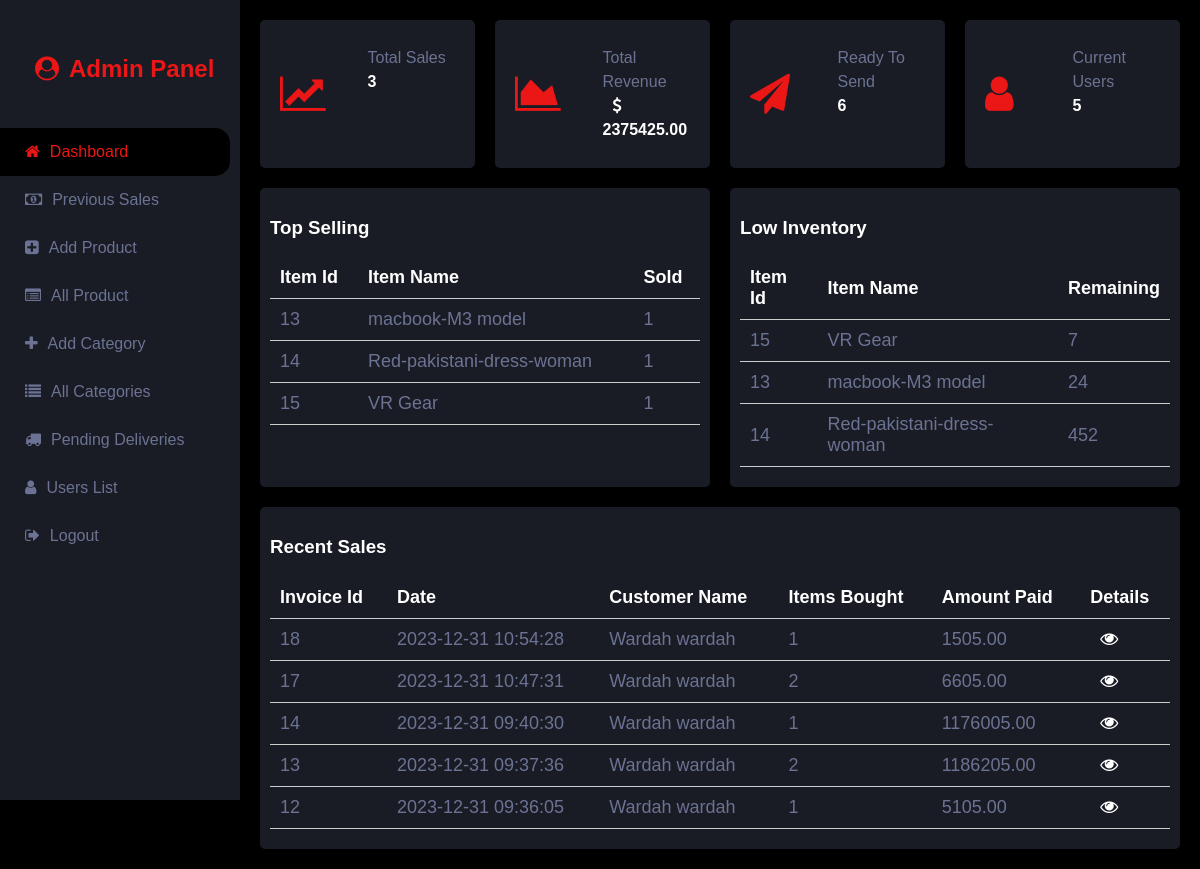
The app's page /Ecommerce_LoveItBuyIt_Webapge_CODE/admin/dashboard.php (signed in) with its own data.
### tables this page shows
CREATE TABLE IF NOT EXISTS `product` (
  `product_id` int NOT NULL AUTO_INCREMENT,
  `product_name` varchar(100) NOT NULL,
  `category_id` int DEFAULT NULL,
  `inventory` int DEFAULT '0',
  `price` decimal(10,2) NOT NULL,
  `product_description` text NOT NULL,
  `image1` blob NOT NULL,
  `image2` blob NOT NULL,
  `image3` blob NOT NULL,
  `discount` decimal(4,2) DEFAULT '0.00',
  `time_arrival` timestamp NULL DEFAULT CURRENT_TIMESTAMP,
  `sold` int DEFAULT '0',
  `disabled` tinyint(1) NOT NULL DEFAULT '0',
  PRIMARY KEY (`product_id`),
  KEY `category_id_type1` (`category_id`)
);

CREATE TABLE IF NOT EXISTS `order_cust` (
  `order_id` int NOT NULL AUTO_INCREMENT,
  `cust_id` int DEFAULT NULL,
  `date_time` datetime DEFAULT NULL,
  `no_of_products` int DEFAULT NULL,
  `completed` tinyint(1) DEFAULT NULL,
  `price_total` decimal(10,2) DEFAULT NULL,
  PRIMARY KEY (`order_id`),
  KEY `cust_id` (`cust_id`)
);

### Ecommerce_LoveItBuyIt_Webapge_CODE/admin/dashboard.php (the view, shortened to what this page needs)
<?php
  include("includeDB.php");
?>
<!DOCTYPE html>
<html lang="en">
<head>
    <link rel="stylesheet" href="styles.css" />
    <link rel="stylesheet" href="https://cdnjs.cloudflare.com/ajax/libs/font-awesome/4.7.0/css/font-awesome.min.css">
</head>
<body>
    <div class="sidebar">
        <div class="logo"><h2><i class="fa fa-user-circle"></i>Admin Panel</h2></div>
        <div class="nav">
            <a href="dashboard.php" class="active"><i class="fa fa-home back"></i>Dashboard</a></li>
            <a href="sales.php"><i class="fa fa-money back"></i>Previous Sales</a></li>
            <a href="addproduct.php"><i class="fa fa-plus-square"></i>Add Product</a></li>
            <a href="allproducts.php"><i class="fa fa-list-alt"></i>All Product</a></li>
            <a href="addcat.php"><i class="fa fa-plus"></i>Add Category</a></li>
            <a href="allcats.php"><i class="fa fa-list"></i>All Categories</a></li>
            <a href="deliveries.php"><i class="fa fa-truck"></i>Pending Deliveries</a></li>
            <a href="users.php"><i class="fa fa-user"></i>Users List</a></li>
            <a href="logout.php"><i class="fa fa-sign-out"></i>Logout</a></li>
        </div>
    </div>
    <div class="content">
        <div class="grid">
            <div class="card">
              <div class="card-icon">
                <i class="fa fa-line-chart"></i>
              </div>
              <div class="card-title">
                <p>Total Sales <br><span style="color: white;">
                <?php
                  $sql_check = "SELECT SUM(sold) as sales FROM product";
                  $result = $conn->query($sql_check);
                  $n = mysqli_fetch_array($result);
                  echo $n['sales'];
                ?></span></p>
              </div>
            </div>
            <div class="card">
              <div class="card-icon">
                <i class="fa fa-area-chart"></i>
              </div>
              <div class="card-title">
                <p>Total Revenue <br>
                <span style="color: white;"><i class="fa fa-dollar"></i>
                <?php
                  $sql_check = "SELECT SUM(price_total) as revenue FROM order_cust where completed = 1";
                  $result = $conn->query($sql_check);
                  $n = mysqli_fetch_array($result);
                  echo $n['revenue'];
                ?>
                </span>
                </p>
              </div>
            </div>
            <div class="card">
              <div class="card-icon">
                <i class="fa fa-send"></i>
              </div>
              <div class="card-title">
                <p>Ready To Send<br>
                <span style="color: white;">
                <?php
                  $sql_check = "SELECT count(order_id) as pending FROM order_cust where completed = 0";
                  $result = $conn->query($sql_check);
                  $n = mysqli_fetch_array($result);
                  echo $n['pending'];
                ?>
                </span>
                </p>
              </div>
            </div>
            <div class="card">
              <div class="card-icon">
                <i class="fa fa-user"></i>
              </div>
              <div class="card-title">
                <p>Current Users<br>
                <span style="color: white;">
                <?php
                  $sql_check = "SELECT count(cust_id) as customers FROM customer";
                  $result = $conn->query($sql_check);
                  $n = mysqli_fetch_array($result);
                  echo $n['customers'];
                ?>
                </span>
                </p>
              </div>
            </div>
        </div>
        <div class="bigrid">
            <div class="card">
                <h3 style="color: white;">Top Selling</h3>
                <table>
                    <thead>
                      <tr>
                        <th>Item Id</th>
                        <th>Item Name</th>
                        <th>Sold</th>
                      </tr>
                    </thead>
                    <tbody>
                      <?php
                        $sql_check = "SELECT * FROM product ORDER BY sold DESC LIMIT 5";
                        $result = $conn->query($sql_check);
                        while ($row = mysqli_fetch_array($result)) { ?>
                        <tr>
                          <td><?php echo $row['product_id'] ?></td>
                          <td><?php echo $row['product_name'] ?></td>
                          <td><?php echo $row['sold'] ?></td>
                        </tr>
                      <?php } ?>
                    </tbody>
                  </table>
            </div>
            <div class="card">
                <h3 style="color: white;">Low Inventory</h3>
                <table>
                    <thead>
                      <tr>
                        <th>Item Id</th>
                        <th>Item Name</th>
                        <th>Remaining</th>
                      </tr>
                    </thead>
                    <tbody>
                      <?php
                        $sql_check = "SELECT * FROM product ORDER BY inventory ASC LIMIT 5";
                        $result = $conn->query($sql_check);
                        while ($row = mysqli_fetch_array($result)) { ?>
                        <tr>
                          <td><?php echo $row['product_id'] ?></td>
                          <td><?php echo $row['product_name'] ?></td>
                          <td><?php echo $row['inventory'] ?></td>
                        </tr>
                      <?php } ?>
                    </tbody>
                  </table>
            </div>
        </div>
        <div class="card outercard">
            <h3 style="color: white;">Recent Sales</h3>
            <table>
                <thead>
                  <tr>
                    <th>Invoice Id</th>
                    <th>Date</th>
                    <th>Customer Name</th>
                    <th>Items Bought</th>
                    <th>Amount Paid</th>
                    <th>Details</th>
                  </tr>
                </thead>
                <tbody>
                  <?php
                      $sql_check = "SELECT * FROM order_cust where completed = 1 ORDER BY order_id DESC LIMIT 10";
                      $result = $conn->query($sql_check);
                      while ($row = mysqli_fetch_array($result)) {
                        $customer_id = $row['cust_id'];
                        $sql_check = "SELECT CONCAT(first_name, ' ', last_name) AS
                        full_name FROM customer
                        WHERE cust_id = $customer_id";
                        $check = $conn->query($sql_check);
                        $n = mysqli_fetch_array($check)?>
                      <tr>
                        <td><?php echo $row['order_id'] ?></td>
                        <td><?php echo $row['date_time'] ?></td>
                        <td><?php echo $n['full_name'] ?></td>
                        <td><?php echo $row['no_of_products'] ?></td>
                        <td><?php echo $row['price_total'] ?></td>
                        <td><a href="order.php?order=<?php echo $row['order_id']; ?>"><i class="fa fa-eye" style="color:white;"></i></a></td>
                      </tr>
                      <?php } ?>
                </tbody>
              </table>
        </div>
    </div>
</body>
</html>

### Ecommerce_LoveItBuyIt_Webapge_CODE/admin/styles.css (style rules this page uses)
:root { --primary: #EB1616; --secondary: #191C24; --light: #6C7293; --dark: #000000; --safe: rgb(17, 144, 17); }
* { box-sizing: border-box; }
body { margin: 0; padding: 0; font-family: Arial, Helvetica, sans-serif; background-color: var(--dark); overflow-x: hidden; }
.sidebar { position: fixed; display: flex; flex-direction: column; left: 0; top: 0; height: 100vh; max-width: 250px; width: 20%; background-color: var(--secondary); overflow-x: hidden; padding-top: 20px; }
.sidebar .logo { padding: 15px 20px; justify-content: space-between; }
.sidebar .logo h2 { margin-left: 5px; color: var(--primary); text-decoration: none; }
i { margin: 0 10px; }
.sidebar .nav { display: flex; flex-direction: column; margin: 10px 10px 10px 0; text-decoration: none; }
.sidebar .nav a { padding: 15px; text-decoration: none; color: var(--light); }
.sidebar .nav .active { background-color: var(--dark); border: 5px solid --primary; border-radius: 0 15px 15px 0; color: var(--primary); }
.content { margin-left: 20%; width: 80%; }
.content .grid { display: grid; grid-template-columns: 1fr 1fr 1fr 1fr; grid-gap: 20px; margin: 20px; }
.content .grid .card { opacity: 0; animation: slide-in 0.5s forwards; display: grid; grid-template-columns: 1fr 1fr; }
.content .grid .card .card-icon { float: left; margin: auto 0; font-size: 40px; color: var(--primary); }
.content .bigrid { display: grid; grid-template-columns: 1fr 1fr; grid-gap: 20px; margin: 20px; }
table { width: 100%; border-collapse: collapse; margin: 10px auto; }
th { color: white; font-weight: bold; }
td, th { padding: 10px; border-bottom: 1px solid #ccc; text-align: left; font-size: 18px; }
.card { opacity: 0; animation: slide-in 0.5s forwards; animation-delay: 0.4s; background-color: var(--secondary); padding: 10px; border-radius: 5px; color: var(--light); }
.outercard { margin: 20px; }
.content .grid .card:nth-child(1) { animation-delay: 0.4s; }
.content .grid .card:nth-child(2) { animation-delay: 0.3s; }
.content .grid .card:nth-child(3) { animation-delay: 0.2s; }
.content .grid .card:nth-child(4) { animation-delay: 0.1s; }
.card:nth-child(1) { animation-delay: 0.4s; }
.card:nth-child(2) { animation-delay: 0.3s; }

### records on screen
product: product_id "13", product_name "macbook-M3 model", sold "1", inventory "24"
product: product_id "14", product_name "Red-pakistani-dress-woman", sold "1", inventory "452"
product: product_id "15", product_name "VR Gear", sold "1", inventory "7"
order_cust: order_id "18", date_time "2023-12-31 10:54:28", full_name "Wardah wardah", no_of_products "1", price_total "1505.00"
order_cust: order_id "17", date_time "2023-12-31 10:47:31", full_name "Wardah wardah", no_of_products "2", price_total "6605.00"
order_cust: order_id "14", date_time "2023-12-31 09:40:30", full_name "Wardah wardah", no_of_products "1", price_total "1176005.00"
order_cust: order_id "13", date_time "2023-12-31 09:37:36", full_name "Wardah wardah", no_of_products "2", price_total "1186205.00"
order_cust: order_id "12", date_time "2023-12-31 09:36:05", full_name "Wardah wardah", no_of_products "1", price_total "5105.00"

### other values on screen
$n['sales'] "3"
$n['revenue'] "2375425.00"
$n['pending'] "6"
$n['customers'] "5"
